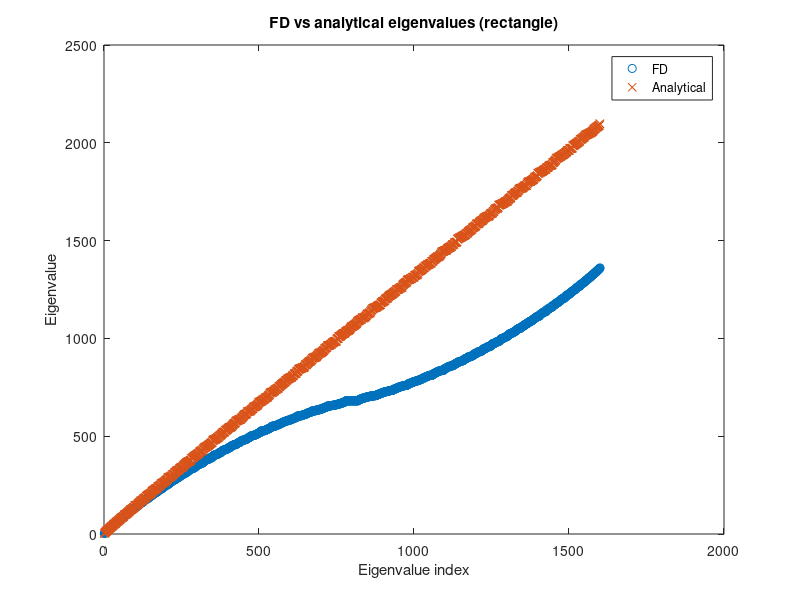

Source code (MATLAB):
clc;
clear

% Rectangular domain [0, pi] x [0, pi]
a = 0;
b = pi;
c = 0;
d = pi;

% Number of interior grid points in each direction
M = 40;
hx = (b - a) / (M + 1);
hy = (d - c) / (M + 1);

% 1D second derivative matrix (interior points only, Dirichlet BCs)
e = ones(M, 1);
D2x = spdiags([e, -2*e, e], [-1, 0, 1], M, M) / hx^2;
D2y = spdiags([e, -2*e, e], [-1, 0, 1], M, M) / hy^2;

% 2D Laplacian via Kronecker product: I ⊗ D2x + D2y ⊗ I
Ix = speye(M);
Iy = speye(M);
L = kron(Iy, D2x) + kron(D2y, Ix);

fprintf('DOFs: %d\n', size(L, 1));

% Solve eigenvalue problem (eigenvalues of -Laplacian are positive)
[~, D] = eig(full(-L));
eigs_fd = sort(diag(D), 'ascend');

% Analytical eigenvalues: (n*pi/(b-a))^2 + (m*pi/(d-c))^2 = n^2 + m^2
k = 1:M^2;
eigs_all = k.^2 + k'.^2;
eigs_analytical = sort(eigs_all(:), 'ascend');

k = min(length(eigs_fd), length(eigs_analytical));
fprintf('Comparing first %d eigenvalues (FD vs analytical):\n', k);
fprintf('  2-norm error: %e\n', norm(eigs_fd(1:k) - eigs_analytical(1:k)));
fprintf('  Inf-norm error: %e\n', norm(eigs_fd(1:k) - eigs_analytical(1:k), Inf));

figure
plot(1:length(eigs_fd), eigs_fd, 'o', 'DisplayName', 'FD')
hold on
plot(1:k, eigs_analytical(1:k), 'x', 'DisplayName', 'Analytical')
hold off
xlabel('Eigenvalue index')
ylabel('Eigenvalue')
legend
title('FD vs analytical eigenvalues (rectangle)')
